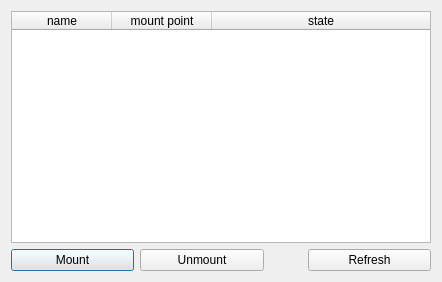
<?xml version="1.0" encoding="UTF-8"?>
<ui version="4.0">
 <class>DialogClass</class>
 <widget class="QDialog" name="DialogClass">
  <property name="geometry">
   <rect>
    <x>0</x>
    <y>0</y>
    <width>442</width>
    <height>282</height>
   </rect>
  </property>
  <property name="sizePolicy">
   <sizepolicy hsizetype="Preferred" vsizetype="Preferred">
    <horstretch>0</horstretch>
    <verstretch>0</verstretch>
   </sizepolicy>
  </property>
  <property name="windowTitle">
   <string>QCryptDisk</string>
  </property>
  <property name="modal">
   <bool>true</bool>
  </property>
  <layout class="QVBoxLayout" name="verticalLayout">
   <item>
    <widget class="QTableWidget" name="tableWidget">
     <property name="sizePolicy">
      <sizepolicy hsizetype="Expanding" vsizetype="Expanding">
       <horstretch>0</horstretch>
       <verstretch>0</verstretch>
      </sizepolicy>
     </property>
     <property name="editTriggers">
      <set>QAbstractItemView::NoEditTriggers</set>
     </property>
     <property name="alternatingRowColors">
      <bool>false</bool>
     </property>
     <property name="selectionMode">
      <enum>QAbstractItemView::SingleSelection</enum>
     </property>
     <property name="selectionBehavior">
      <enum>QAbstractItemView::SelectRows</enum>
     </property>
     <attribute name="horizontalHeaderStretchLastSection">
      <bool>true</bool>
     </attribute>
     <attribute name="verticalHeaderVisible">
      <bool>false</bool>
     </attribute>
     <column>
      <property name="text">
       <string>name</string>
      </property>
     </column>
     <column>
      <property name="text">
       <string>mount point</string>
      </property>
     </column>
     <column>
      <property name="text">
       <string>state</string>
      </property>
     </column>
    </widget>
   </item>
   <item>
    <layout class="QHBoxLayout" name="horizontalLayout">
     <item>
      <widget class="QPushButton" name="button_mount">
       <property name="text">
        <string>Mount</string>
       </property>
      </widget>
     </item>
     <item>
      <widget class="QPushButton" name="button_umount">
       <property name="text">
        <string>Unmount</string>
       </property>
      </widget>
     </item>
     <item>
      <spacer name="verticalSpacer">
       <property name="orientation">
        <enum>Qt::Vertical</enum>
       </property>
       <property name="sizeType">
        <enum>QSizePolicy::Preferred</enum>
       </property>
       <property name="sizeHint" stdset="0">
        <size>
         <width>38</width>
         <height>37</height>
        </size>
       </property>
      </spacer>
     </item>
     <item>
      <widget class="QPushButton" name="button_refresh">
       <property name="text">
        <string>Refresh</string>
       </property>
      </widget>
     </item>
    </layout>
   </item>
  </layout>
 </widget>
 <layoutdefault spacing="6" margin="11"/>
 <resources/>
 <connections/>
</ui>
